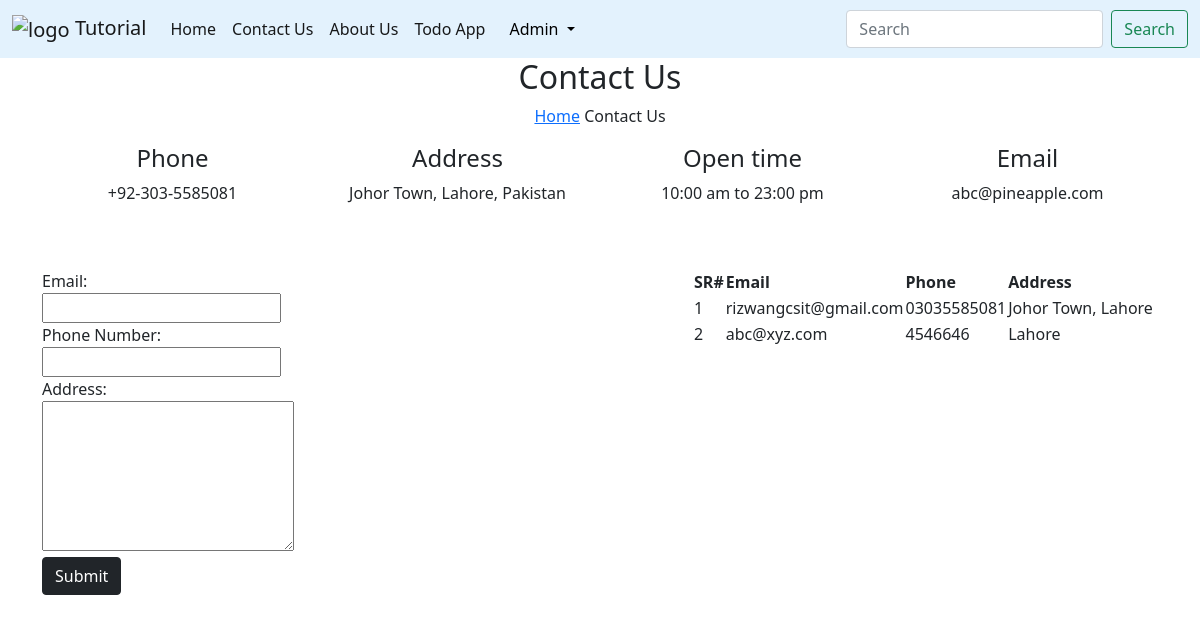
The page /contact/ (signed in) on the database its author committed.
### tutorial/models.py (models this page shows, shortened)
class Contact(models.Model):
    email = models.EmailField(max_length=50)
    phone = models.CharField(max_length=15)
    address = models.TextField(max_length=300)

### tutorial/views.py (the view, shortened to what this page needs)
# urls.py: path('contact/', contact, name='contact-us'),
def contact(request):
    con = Contact.objects.all()
    return render(request, 'contact.html', {'contacts': con})

### tutorial/templates/contact.html (shortened to what this page needs)
{% extends 'base.html' %} {% load static %}  {% block content %}
<section
  class="breadcrumb-section set-bg"
  data-setbg=""
  style="background-image: url('app/img/breadcrumb.jpg')"
>
  <div class="container">
    <div class="row">
      <div class="col-lg-12 text-center">
        <div class="breadcrumb__text">
          <h2>Contact Us</h2>
          <div class="breadcrumb__option">
            <a href="{% url 'home' %}">Home</a>
            <span>Contact Us</span>
          </div>
        </div>
      </div>
    </div>
  </div>
</section>
<div class="container my-3">
  <div class="row">
    <div class="col-lg-3 col-md-3 col-sm-6 text-center">
      <div class="contact__widget">
        <h4>Phone</h4>
        <p>+92-303-5585081</p>
      </div>
    </div>
    <div class="col-lg-3 col-md-3 col-sm-6 text-center">
      <div class="contact__widget">
        <h4>Address</h4>
        <p>Johor Town, Lahore, Pakistan</p>
      </div>
    </div>
    <div class="col-lg-3 col-md-3 col-sm-6 text-center">
      <div class="contact__widget">
        <h4>Open time</h4>
        <p>10:00 am to 23:00 pm</p>
      </div>
    </div>
    <div class="col-lg-3 col-md-3 col-sm-6 text-center">
      <div class="contact__widget">
        <h4>Email</h4>
        <p>abc@pineapple.com</p>
      </div>
    </div>
  </div>
  <div class="my-5">
    <div class="col-lg-3 col-md-3 col-sm-6" style="float: left;">
      <form action="" method="post">
        {% csrf_token %} Email: <input type="email" name="email" required />
        <br />
        Phone Number: <input type="phone" name="phone" required />
        <br />
        Address: <textarea name="address" id="" cols="25" rows="6"></textarea>
        <br />
        <button type="submit" class="btn btn-dark">Submit</button>
      </form>
    </div>
    <div class="col-lg-5" style="float: right;">
      <table>
        <thead>
          <tr>
            <th>SR#</th>
            <th>Email</th>
            <th>Phone</th>
            <th>Address</th>
          </tr>
        </thead>
        <tbody>
          {% for contact in contacts %}
          <tr>
            <td>{{forloop.counter}}</td>
            <td>{{contact.email}}</td>
            <td>{{contact.phone}}</td>
            <td>{{contact.address}}</td>
          </tr>
          {% endfor %}
        </tbody>
      </table>
    </div>
  </div>
</div>
{% endblock content %}

### tutorial/templates/navbar.html (shortened to what this page needs)
{% load static %}
<nav class="navbar navbar-expand-lg navbar-light" style="background-color: #e3f2fd;">
    <div class="container-fluid">
      <a class="navbar-brand" href="{% url 'home' %}"> <img src="{% static 'img/logo.png' %}" alt="logo" height="50px" width="50px"/> Tutorial</a>
      <div class="collapse navbar-collapse" id="navbarSupportedContent">
        <ul class="navbar-nav me-auto mb-2 mb-lg-0">
          <li class="nav-item">
            <a class="nav-link active" aria-current="page" href="{% url 'home' %}">Home</a>
          </li>
          <li class="nav-item">
            <a class="nav-link active" href={% url 'contact-us' %}>Contact Us</a>
          </li>
          <li class="nav-item">
            <a class="nav-link active" href = {% url 'about-us' %} >About Us</a>
          </li>
          <li class="nav-item">
            <a class="nav-link active" href = {% url 'todo-app' %} >Todo App</a>
          </li>
          <li class="nav-item">
            <ul class="navbar-nav me-auto mb-2 mb-lg-0">
              {% if request.user.is_authenticated %}
              <li class="nav-item dropdown mx-2">
                <a class="nav-link dropdown-toggle text-black" href="#" id="profileDropdown" role="button"
                  data-bs-toggle="dropdown" aria-expanded="false">
                  {% if user.first_name or user.last_name %}
                  {{user.first_name|capfirst}} {{user.last_name|capfirst}}
                  {% else %}
                  {{user.username|capfirst}}
                  {% endif %}
                </a>
              </li>
              {%endif%}
            </ul>
          </li>
        </ul>
        <form class="d-flex">
          <input class="form-control me-2" type="search" placeholder="Search" aria-label="Search">
          <button class="btn btn-outline-success" type="submit">Search</button>
        </form>
      </div>
    </div>
  </nav>

### rows shown on the page
Contact: email "rizwangcsit@gmail.com", phone "03035585081", address "Johor Town, Lahore"
Contact: email "abc@xyz.com", phone "4546646", address "Lahore"

### other values the page prints
{{ user.username|capfirst }} "Admin"
